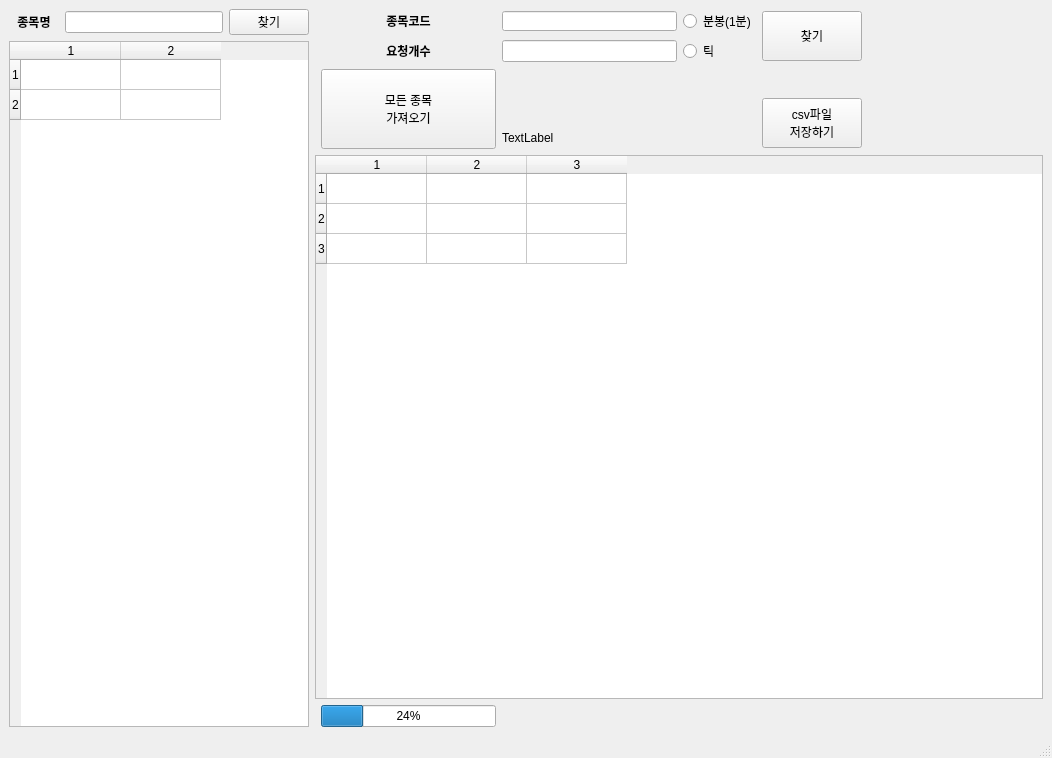
<?xml version="1.0" encoding="UTF-8"?>
<ui version="4.0">
 <class>MainWindow</class>
 <widget class="QMainWindow" name="MainWindow">
  <property name="enabled">
   <bool>true</bool>
  </property>
  <property name="geometry">
   <rect>
    <x>0</x>
    <y>0</y>
    <width>1052</width>
    <height>758</height>
   </rect>
  </property>
  <property name="minimumSize">
   <size>
    <width>0</width>
    <height>0</height>
   </size>
  </property>
  <property name="sizeIncrement">
   <size>
    <width>2</width>
    <height>2</height>
   </size>
  </property>
  <property name="windowTitle">
   <string>MainWindow</string>
  </property>
  <property name="toolButtonStyle">
   <enum>Qt::ToolButtonIconOnly</enum>
  </property>
  <widget class="QWidget" name="centralwidget">
   <layout class="QGridLayout" name="gridLayout_3" columnstretch="1,3" columnminimumwidth="0,0">
    <item row="0" column="1">
     <layout class="QGridLayout" name="gridLayout" columnstretch="0,0,0,0,0,0">
      <item row="2" column="1" rowspan="3">
       <widget class="QPushButton" name="pushButton_4">
        <property name="minimumSize">
         <size>
          <width>100</width>
          <height>80</height>
         </size>
        </property>
        <property name="text">
         <string>모든 종목 
가져오기</string>
        </property>
       </widget>
      </item>
      <item row="4" column="2">
       <widget class="QLabel" name="label_4">
        <property name="text">
         <string>TextLabel</string>
        </property>
       </widget>
      </item>
      <item row="0" column="3">
       <widget class="QRadioButton" name="radioButton">
        <property name="text">
         <string>분봉(1분)</string>
        </property>
        <property name="autoRepeat">
         <bool>false</bool>
        </property>
       </widget>
      </item>
      <item row="0" column="4" rowspan="2">
       <widget class="QPushButton" name="pushButton">
        <property name="minimumSize">
         <size>
          <width>100</width>
          <height>50</height>
         </size>
        </property>
        <property name="maximumSize">
         <size>
          <width>40</width>
          <height>16777215</height>
         </size>
        </property>
        <property name="text">
         <string>찾기</string>
        </property>
       </widget>
      </item>
      <item row="6" column="1">
       <widget class="QProgressBar" name="progressBar">
        <property name="value">
         <number>24</number>
        </property>
       </widget>
      </item>
      <item row="1" column="1">
       <widget class="QLabel" name="label_2">
        <property name="minimumSize">
         <size>
          <width>60</width>
          <height>0</height>
         </size>
        </property>
        <property name="font">
         <font>
          <weight>75</weight>
          <bold>true</bold>
         </font>
        </property>
        <property name="text">
         <string>요청개수</string>
        </property>
        <property name="alignment">
         <set>Qt::AlignCenter</set>
        </property>
       </widget>
      </item>
      <item row="1" column="3">
       <widget class="QRadioButton" name="radioButton_2">
        <property name="text">
         <string>틱</string>
        </property>
       </widget>
      </item>
      <item row="0" column="2">
       <widget class="QLineEdit" name="lineEdit">
        <property name="minimumSize">
         <size>
          <width>100</width>
          <height>0</height>
         </size>
        </property>
        <property name="maximumSize">
         <size>
          <width>16777215</width>
          <height>20</height>
         </size>
        </property>
       </widget>
      </item>
      <item row="1" column="2">
       <widget class="QLineEdit" name="lineEdit_3">
        <property name="minimumSize">
         <size>
          <width>100</width>
          <height>0</height>
         </size>
        </property>
       </widget>
      </item>
      <item row="0" column="1">
       <widget class="QLabel" name="label">
        <property name="minimumSize">
         <size>
          <width>60</width>
          <height>0</height>
         </size>
        </property>
        <property name="font">
         <font>
          <weight>75</weight>
          <bold>true</bold>
         </font>
        </property>
        <property name="text">
         <string>종목코드</string>
        </property>
        <property name="alignment">
         <set>Qt::AlignCenter</set>
        </property>
       </widget>
      </item>
      <item row="0" column="5">
       <spacer name="horizontalSpacer">
        <property name="orientation">
         <enum>Qt::Horizontal</enum>
        </property>
        <property name="sizeHint" stdset="0">
         <size>
          <width>40</width>
          <height>20</height>
         </size>
        </property>
       </spacer>
      </item>
      <item row="5" column="0" colspan="6">
       <widget class="QTableWidget" name="tableWidget">
        <property name="sizeIncrement">
         <size>
          <width>0</width>
          <height>0</height>
         </size>
        </property>
        <property name="baseSize">
         <size>
          <width>0</width>
          <height>0</height>
         </size>
        </property>
        <property name="wordWrap">
         <bool>true</bool>
        </property>
        <property name="rowCount">
         <number>3</number>
        </property>
        <property name="columnCount">
         <number>3</number>
        </property>
        <attribute name="horizontalHeaderVisible">
         <bool>true</bool>
        </attribute>
        <attribute name="horizontalHeaderCascadingSectionResizes">
         <bool>false</bool>
        </attribute>
        <attribute name="horizontalHeaderHighlightSections">
         <bool>true</bool>
        </attribute>
        <attribute name="horizontalHeaderShowSortIndicator" stdset="0">
         <bool>true</bool>
        </attribute>
        <attribute name="horizontalHeaderStretchLastSection">
         <bool>false</bool>
        </attribute>
        <attribute name="verticalHeaderShowSortIndicator" stdset="0">
         <bool>false</bool>
        </attribute>
        <attribute name="verticalHeaderStretchLastSection">
         <bool>false</bool>
        </attribute>
        <row/>
        <row/>
        <row/>
        <column/>
        <column/>
        <column/>
       </widget>
      </item>
      <item row="3" column="4" rowspan="2">
       <widget class="QPushButton" name="pushButton_2">
        <property name="minimumSize">
         <size>
          <width>100</width>
          <height>50</height>
         </size>
        </property>
        <property name="text">
         <string>csv파일 
저장하기</string>
        </property>
       </widget>
      </item>
     </layout>
    </item>
    <item row="0" column="0">
     <layout class="QGridLayout" name="gridLayout_2">
      <item row="1" column="0" colspan="3">
       <widget class="QTableWidget" name="tableWidget_2">
        <property name="minimumSize">
         <size>
          <width>300</width>
          <height>0</height>
         </size>
        </property>
        <property name="maximumSize">
         <size>
          <width>230</width>
          <height>16777215</height>
         </size>
        </property>
        <property name="rowCount">
         <number>2</number>
        </property>
        <property name="columnCount">
         <number>2</number>
        </property>
        <row/>
        <row/>
        <column/>
        <column/>
       </widget>
      </item>
      <item row="0" column="0">
       <widget class="QLabel" name="label_3">
        <property name="minimumSize">
         <size>
          <width>50</width>
          <height>0</height>
         </size>
        </property>
        <property name="maximumSize">
         <size>
          <width>16777215</width>
          <height>20</height>
         </size>
        </property>
        <property name="font">
         <font>
          <weight>75</weight>
          <bold>true</bold>
         </font>
        </property>
        <property name="text">
         <string>종목명</string>
        </property>
        <property name="alignment">
         <set>Qt::AlignCenter</set>
        </property>
       </widget>
      </item>
      <item row="0" column="1">
       <widget class="QLineEdit" name="lineEdit_2">
        <property name="minimumSize">
         <size>
          <width>100</width>
          <height>0</height>
         </size>
        </property>
       </widget>
      </item>
      <item row="0" column="2">
       <widget class="QPushButton" name="pushButton_3">
        <property name="minimumSize">
         <size>
          <width>40</width>
          <height>0</height>
         </size>
        </property>
        <property name="maximumSize">
         <size>
          <width>16777215</width>
          <height>40</height>
         </size>
        </property>
        <property name="acceptDrops">
         <bool>false</bool>
        </property>
        <property name="text">
         <string>찾기</string>
        </property>
        <property name="checkable">
         <bool>false</bool>
        </property>
        <property name="autoRepeat">
         <bool>false</bool>
        </property>
        <property name="autoExclusive">
         <bool>false</bool>
        </property>
       </widget>
      </item>
     </layout>
    </item>
   </layout>
  </widget>
  <widget class="QMenuBar" name="menubar">
   <property name="geometry">
    <rect>
     <x>0</x>
     <y>0</y>
     <width>1052</width>
     <height>21</height>
    </rect>
   </property>
  </widget>
  <widget class="QStatusBar" name="statusbar"/>
 </widget>
 <resources/>
 <connections/>
</ui>
